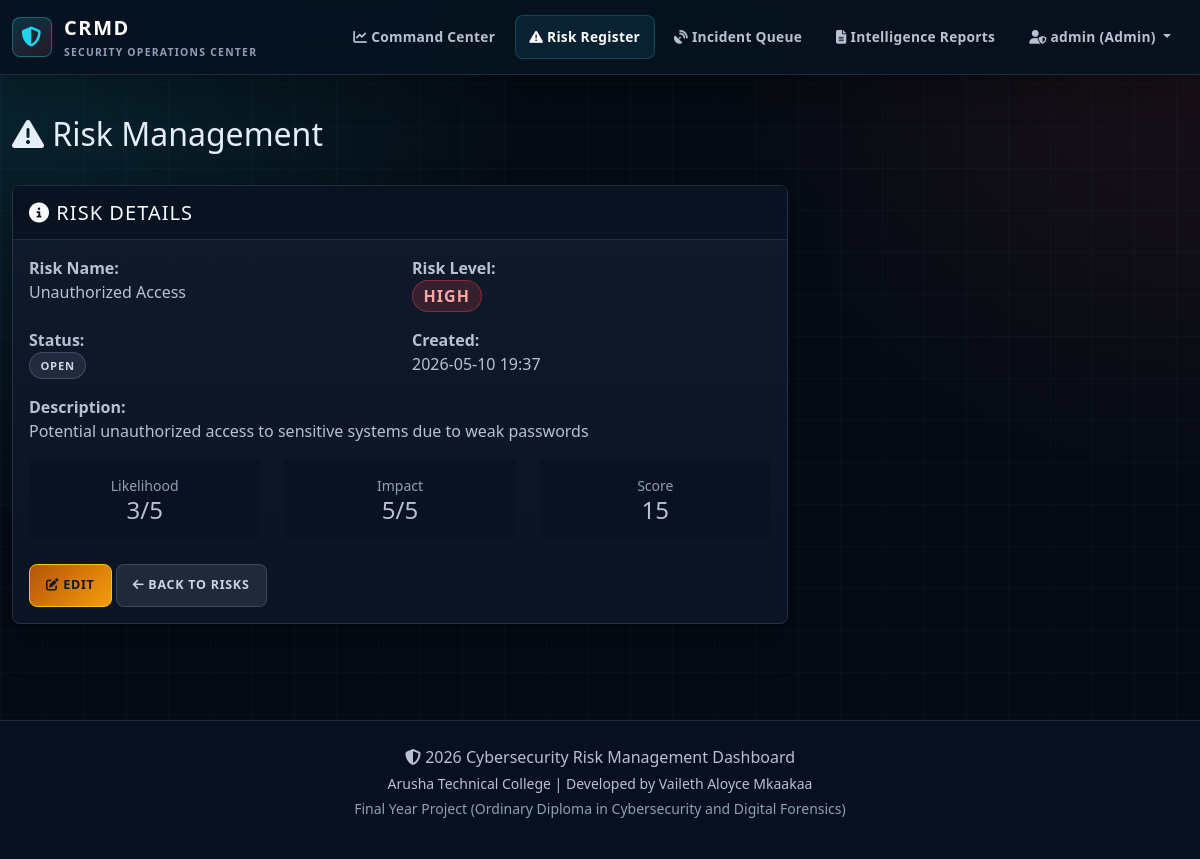
Screenshot of /risks.php?action=view&id=2 (signed in) with the database file from the repository.
### tables this page shows
CREATE TABLE risks (
    id INT PRIMARY KEY AUTO_INCREMENT,
    name VARCHAR(255) NOT NULL,
    description TEXT NOT NULL,
    likelihood INT NOT NULL CHECK (likelihood >= 1 AND likelihood <= 5),
    impact INT NOT NULL CHECK (impact >= 1 AND impact <= 5),
    risk_level ENUM('Low', 'Medium', 'High') NOT NULL,
    status ENUM('Open', 'Mitigated', 'Closed') NOT NULL DEFAULT 'Open',
    created_at TIMESTAMP DEFAULT CURRENT_TIMESTAMP,
    updated_at TIMESTAMP DEFAULT CURRENT_TIMESTAMP ON UPDATE CURRENT_TIMESTAMP,
    INDEX idx_status (status),
    INDEX idx_risk_level (risk_level)
);

### includes/functions.php (called while the page is built, shortened)
<?php
function get_risk($pdo, $id) {
    try {
        $stmt = $pdo->prepare('SELECT * FROM risks WHERE id = :id LIMIT 1');
        $stmt->execute(['id' => $id]);
        return $stmt->fetch();
    } catch (PDOException $e) {
        error_log('Database Error: ' . $e->getMessage());
        return null;
    }
}
function esc($string) {
    return htmlspecialchars($string, ENT_QUOTES, 'UTF-8');
}
function format_date($date) {
    return date('Y-m-d H:i', strtotime($date));
}
function get_risk_badge_class($level) {
    $classes = [
        'High' => 'badge-danger',
        'Medium' => 'badge-warning',
        'Low' => 'badge-success'
    ];
    return $classes[$level] ?? 'badge-secondary';
}
?>

### includes/auth.php (called while the page is built, shortened)
<?php
function is_admin() {
    return isset($_SESSION['role']) && $_SESSION['role'] === 'admin';
}
?>

### risks.php (the view, shortened to what this page needs)
<?php
require_once __DIR__ . '/includes/header.php';
$action = $_GET['action'] ?? 'list';
$risk = null;
if (($action === 'edit' || $action === 'view') && isset($_GET['id'])) {
    $id = (int)$_GET['id'];
    $risk = get_risk($pdo, $id);
}
?>
<div class="row mb-4">
    <div class="col-lg-12">
        <div class="d-flex justify-content-between align-items-center">
            <h2><i class="fas fa-exclamation-triangle"></i> Risk Management</h2>
        </div>
    </div>
</div>
<?php if ($action === 'list'): ?>
    <div class="card">
        <div class="card-header">
            <i class="fas fa-table"></i> All Risks
        </div>
        <div class="card-body">
            <div class="table-responsive">
                <table class="table table-hover">
                    <thead>
                        <tr>
                            <th>Name</th>
                            <th>Likelihood</th>
                            <th>Impact</th>
                            <th>Risk Level</th>
                            <th>Status</th>
                            <th style="width: 150px;">Actions</th>
                        </tr>
                    </thead>
                    <tbody>
                        <?php
                        $risks = get_all_risks($pdo);
                        if (!empty($risks)):
                            foreach ($risks as $r):
                        ?>
                            <tr>
                                <td>
                                    <strong><?php echo esc($r['name']); ?></strong><br>
                                    <small class="text-muted"><?php echo substr(esc($r['description']), 0, 50) . '...'; ?></small>
                                </td>
                                <td>
                                    <span class="badge bg-info"><?php echo $r['likelihood']; ?>/5</span>
                                </td>
                                <td>
                                    <span class="badge bg-info"><?php echo $r['impact']; ?>/5</span>
                                </td>
                                <td>
                                    <span class="badge <?php echo get_risk_badge_class($r['risk_level']); ?>">
                                        <?php echo $r['risk_level']; ?>
                                    </span>
                                </td>
                                <td>
                                    <span class="badge bg-secondary"><?php echo $r['status']; ?></span>
                                </td>
                                <td>
                                    <a href="?action=view&id=<?php echo $r['id']; ?>" class="btn btn-sm btn-info">
                                        <i class="fas fa-eye"></i>
                                    </a>
                                    <?php if (is_admin()): ?>
                                        <a href="?action=edit&id=<?php echo $r['id']; ?>" class="btn btn-sm btn-warning">
                                            <i class="fas fa-edit"></i>
                                        </a>
                                        <form method="POST" style="display: inline;" onsubmit="return confirmDelete('risk');">
                                            <input type="hidden" name="action" value="delete">
                                            <input type="hidden" name="id" value="<?php echo $r['id']; ?>">
                                            <input type="hidden" name="csrf_token" value="<?php echo generate_csrf_token(); ?>">
                                            <button type="submit" class="btn btn-sm btn-danger">
                                                <i class="fas fa-trash"></i>
                                            </button>
                                        </form>
                                    <?php endif; ?>
                                </td>
                            </tr>
                        <?php
                            endforeach;
                        else:
                        ?>
                            <tr>
                                <td colspan="6" class="text-center text-muted py-4">
                                    <i class="fas fa-inbox fa-2x mb-2"></i><br>
                                    No risks recorded yet.
                                </td>
                            </tr>
                        <?php endif; ?>
                    </tbody>
                </table>
            </div>
        </div>
    </div>
<?php elseif ($action === 'view'): ?>
    <div class="row">
        <div class="col-lg-8">
            <div class="card">
                <div class="card-header">
                    <h5 class="mb-0"><i class="fas fa-info-circle"></i> Risk Details</h5>
                </div>
                <div class="card-body">
                    <div class="row mb-3">
                        <div class="col-md-6">
                            <strong>Risk Name:</strong><br>
                            <?php echo esc($risk['name']); ?>
                        </div>
                        <div class="col-md-6">
                            <strong>Risk Level:</strong><br>
                            <span class="badge <?php echo get_risk_badge_class($risk['risk_level']); ?> fs-6">
                                <?php echo $risk['risk_level']; ?>
                            </span>
                        </div>
                    </div>
                    <div class="row mb-3">
                        <div class="col-md-6">
                            <strong>Status:</strong><br>
                            <span class="badge bg-secondary"><?php echo $risk['status']; ?></span>
                        </div>
                        <div class="col-md-6">
                            <strong>Created:</strong><br>
                            <?php echo format_date($risk['created_at']); ?>
                        </div>
                    </div>
                    <div class="mb-3">
                        <strong>Description:</strong><br>
                        <p><?php echo nl2br(esc($risk['description'])); ?></p>
                    </div>
                    <div class="row">
                        <div class="col-md-4">
                            <div class="p-3 bg-light rounded text-center">
                                <div class="small text-muted">Likelihood</div>
                                <div class="h4 mb-0"><?php echo $risk['likelihood']; ?>/5</div>
                            </div>
                        </div>
                        <div class="col-md-4">
                            <div class="p-3 bg-light rounded text-center">
                                <div class="small text-muted">Impact</div>
                                <div class="h4 mb-0"><?php echo $risk['impact']; ?>/5</div>
                            </div>
                        </div>
                        <div class="col-md-4">
                            <div class="p-3 bg-light rounded text-center">
                                <div class="small text-muted">Score</div>
                                <div class="h4 mb-0"><?php echo $risk['likelihood'] * $risk['impact']; ?></div>
                            </div>
                        </div>
                    </div>
                    <div class="mt-4">
                        <?php if (is_admin()): ?>
                            <a href="?action=edit&id=<?php echo $risk['id']; ?>" class="btn btn-warning">
                                <i class="fas fa-edit"></i> Edit
                            </a>
                        <?php endif; ?>
                        <a href="risks.php" class="btn btn-secondary">
                            <i class="fas fa-arrow-left"></i> Back to Risks
                        </a>
                    </div>
                </div>
            </div>
        </div>
    </div>
<?php endif; ?>
<?php require_once __DIR__ . '/includes/footer.php'; ?>

### assets/css/style.css (style rules this page uses)
:root { --primary-color: #07111f; --secondary-color: #22d3ee; --success-color: #22c55e; --warning-color: #f59e0b; --danger-color: #ef4444; --info-color: #38bdf8; --light-bg: #0f172a; --bg: #050b14; --bg-elevated: #0b1424; --bg-panel: #101b2d; --bg-panel-soft: #132238; --border: rgba(148, 163, 184, 0.18); --border-strong: rgba(34, 211, 238, 0.36); --text: #e5eefb; --muted: #8ea0b8; --muted-strong: #b6c2d2; --cyan: #22d3ee; --blue: #38bdf8; --green: #22c55e; --amber: #f59e0b; --red: #ef4444; --violet: #a78bfa; --radius: 8px; --shadow: 0 18px 48px rgba(0, 0, 0, 0.35); }
* { box-sizing: border-box; }
html { min-height: 100%; }
body { min-height: 100vh; margin: 0; background: linear-gradient(rgba(34, 211, 238, 0.035) 1px, transparent 1px), linear-gradient(90deg, rgba(34, 211, 238, 0.035) 1px, transparent 1px), radial-gradient(circle at top left, rgba(34, 211, 238, 0.14), transparent 34rem), radial-gradient(circle at top right, rgba(239, 68, 68, 0.10), transparent 30rem), var(--bg); background-size: 42px 42px, 42px 42px, auto, auto, auto; color: var(--text); font-family: "Segoe UI", Tahoma, Geneva, Verdana, sans-serif; }
a { color: var(--cyan); }
.card, .widget-card, .analytics-card, .score-card, .siem-panel, .login-card { background: linear-gradient(180deg, rgba(16, 27, 45, 0.96), rgba(10, 20, 35, 0.98)); border: 1px solid var(--border); border-radius: var(--radius); box-shadow: 0 16px 38px rgba(0, 0, 0, 0.28); color: var(--text); }
.card { margin-bottom: 1.5rem; }
.card-header { background: rgba(7, 17, 31, 0.78); border-bottom: 1px solid var(--border); color: #f8fafc; font-size: 0.82rem; font-weight: 800; letter-spacing: 0.08em; padding: 0.9rem 1rem; text-transform: uppercase; }
.card-body { color: var(--muted-strong); }
.threat-meta, .text-muted, .form-text { color: var(--muted) !important; }
.badge { border: 1px solid transparent; border-radius: 999px; font-size: 0.7rem; font-weight: 850; letter-spacing: 0.07em; padding: 0.42rem 0.65rem; text-transform: uppercase; }
.badge-danger, .bg-danger { background: rgba(239, 68, 68, 0.18) !important; border-color: rgba(239, 68, 68, 0.42); color: #fca5a5 !important; }
.bg-secondary, .badge-secondary { background: rgba(148, 163, 184, 0.14) !important; border-color: rgba(148, 163, 184, 0.28); color: #cbd5e1 !important; }
.btn { border-radius: var(--radius); font-size: 0.78rem; font-weight: 850; letter-spacing: 0.06em; padding: 0.68rem 1rem; text-transform: uppercase; }
.btn-warning { background: linear-gradient(135deg, #b45309, #f59e0b); color: #111827; }
.btn-secondary { background: rgba(148, 163, 184, 0.15); border: 1px solid rgba(148, 163, 184, 0.25); color: #cbd5e1; }
.bg-light { background-color: rgba(7, 17, 31, 0.72) !important; }

### includes/header.php (style rules this page uses)
:root { --primary-color: #07111f; --secondary-color: #22d3ee; --success-color: #22c55e; --warning-color: #f59e0b; --danger-color: #ef4444; --info-color: #38bdf8; --light-bg: #0f172a; }

### rows the page displays
risks: name "Unauthorized Access", risk_level "HIGH", status "OPEN", created_at "2026-05-10 19:37", description "Potential unauthorized access to sensitive systems due to weak passwords", likelihood "3", impact "5", $risk['likelihood'] * $risk['impact'] "15"

### other values shown
$_SESSION['username'] "admin"
$_SESSION['role'] "Admin"
